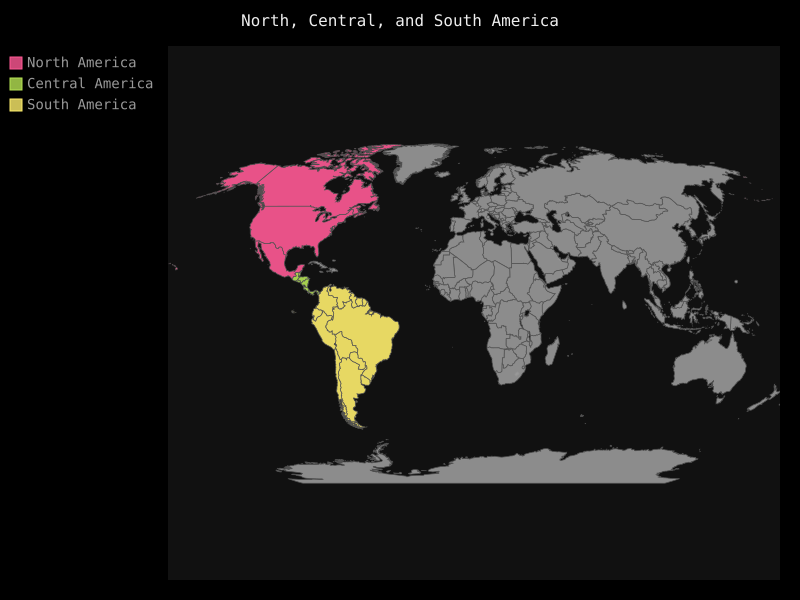

Python code for this plot:
import pygal

wm = pygal.Worldmap()
wm.title = 'North, Central, and South America'
wm.add ('North America', ['ca', 'mx', 'us'])
wm.add ('Central America', ['bz', 'cr', 'gt', 'hn', 'ni', 'pa', 'sv'])
wm.add ('South America', ['ar', 'bo', 'br', 'cl', 'co', 'ec', 'gf', 'gy', 'pe', 'py', 'sr', 'uy', 've'])

wm.render_to_file ('americas.svg')
